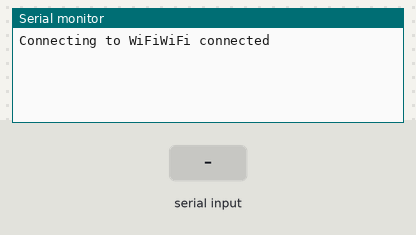
This sketch was run on a simulated ESP8266 (NodeMCU). Shown: the last lines printed to the serial monitor. Inputs (shaded band) come from the test bench. WiFi joins after 1.5 s; servers stay silent unless stated; uploads are accepted with an empty reply.

Above: at 2.8 s.
2.9 s: "90,45\n" received over Serial
At 7.6 s:
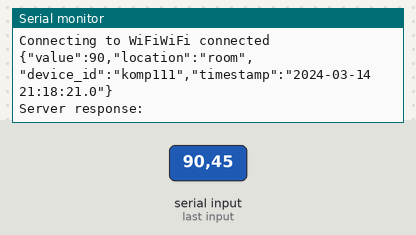
8.6 s: "30,150\n" received over Serial
At 17.47 s:
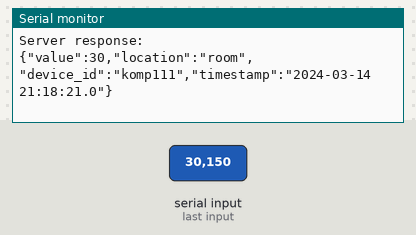

The sketch:

iotAPi.ino
```cpp
#include <ESP8266WiFi.h>
#include <ESP8266WiFiMulti.h>
#include <ESP8266HTTPClient.h>
#include <WiFiClient.h>
#include <ArduinoJson.h>

const char* ssid = "zababulin";
const char* password = "12345678";
const char* serverUrl = "http://192.168.215.164:8005";
String location = "room";
String deviceId = "komp111";
unsigned long lastUpdateTime = 0;
float totalValue = 0;
int valueCount = 0;

ESP8266WiFiMulti WiFiMulti;

void setup() {
  Serial.begin(9600);
  delay(100);

  WiFi.mode(WIFI_STA);
  WiFiMulti.addAP(ssid, password);
  Serial.print("Connecting to WiFi");

  while (WiFiMulti.run() != WL_CONNECTED) {
    delay(500);
    Serial.print(".");
  }
  Serial.println("WiFi connected");
}

void loop() {
  unsigned long currentTime = millis();
  if (currentTime - lastUpdateTime >= 10000) {
    lastUpdateTime = currentTime;
    if (sendGetRequest()) {
      float averageValue = calculateAverageValue();

      Serial.print("Average Value: ");
      Serial.println(averageValue);
    }
  }

  if (Serial.available() > 0) {
    float value = Serial.parseFloat();
    if (value != 0) {

      DynamicJsonDocument json(200);
      json["value"] = value;
      json["location"] = location;
      json["device_id"] = deviceId;
      json["timestamp"] = "2024-03-14 21:18:21.0";

      HTTPClient http;
      WiFiClient client;
      http.begin(client, String(serverUrl) + "/submit_temperature");
      http.addHeader("Content-Type", "application/json");
      Serial.println(json.as<String>());
      int httpCode = http.POST(json.as<String>());


      if (httpCode > 0) {
        String payload = http.getString();
        Serial.println("Server response: " + payload);
      } else {
        Serial.println(httpCode);
        Serial.println("Error on HTTP request");
      }


      http.end();
    }
  }
  delay(5000);
}
bool sendGetRequest() {
  HTTPClient http;
  WiFiClient client;

  if (http.begin(client, String(serverUrl) + "/temperature?location="+location)) {
    int httpCode = http.GET();

    if (httpCode == HTTP_CODE_OK) {
      String payload = http.getString();
      Serial.println("Server response: " + payload);


      DynamicJsonDocument doc(1024);
      deserializeJson(doc, payload);

      JsonArray values = doc["measurements"]["Values"];

      totalValue = 0;
      valueCount = values.size();
      for (int i = 0; i < valueCount; i++) {
        totalValue += values[i].as<float>();
      }

      http.end();
      return true;
    } else {
      Serial.println("Error on HTTP request");
    }
  } else {
    Serial.println("Failed to connect to server");
  }

  return false;
}
float calculateAverageValue() {
  if (valueCount == 0) {
    return 0;
  } else {
    return totalValue / valueCount;
  }
}
```

Measured:
- after the input at 2.9 s, the serial monitor: prints a new line after 3.7 s (image 1)
- after the input at 8.6 s, the serial monitor: prints a new line after 8.7 s (image 2)
